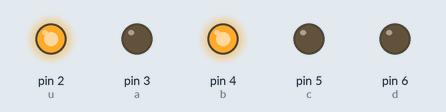
A sketch run on a simulated Arduino Uno, built with avr-gcc and run on an emulated ATmega328P. Parts: output pins drawn as LEDs (lit = HIGH).

Above: at 0.2 s.
At 0.7 s:
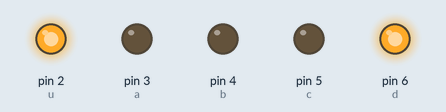
At 1.2 s:
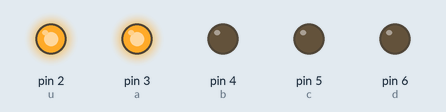
At 1.7 s:
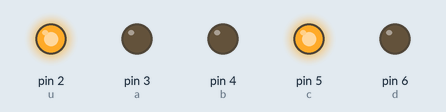
Timing chart, 0 to 3.0 s (numbered marks = the images above):
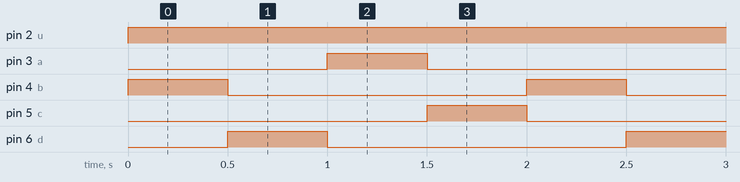

The sketch:

prog_3.ino
```cpp
//clockwisem2
int a=3,b=4,c=5,d=6,u=2;
void setup() {
  pinMode(a,OUTPUT);
  pinMode(b,OUTPUT);
  pinMode(c,OUTPUT);
  pinMode(d,OUTPUT);
  pinMode(u,OUTPUT);
}

void loop() {
  digitalWrite(u,HIGH);
  digitalWrite(d,LOW);
  digitalWrite(c,LOW);
  digitalWrite(a,LOW);
  digitalWrite(b,HIGH);
  delay(500);
  digitalWrite(a,LOW);
  digitalWrite(b,LOW);
  digitalWrite(c,LOW);
  digitalWrite(d,HIGH);
  delay(500);
   digitalWrite(d,LOW);
  digitalWrite(c,LOW);
  digitalWrite(b,LOW);
  digitalWrite(a,HIGH);
  delay(500);
  digitalWrite(a,LOW);
  digitalWrite(d,LOW);
  digitalWrite(b,LOW);
  digitalWrite(c,HIGH);
  delay(500);
}
```

Measured:
- by itself, pin 2 (u): LOW → HIGH at 0.00 s
- by itself, pin 3 (a), pin 4 (b), pin 5 (c), pin 6 (d): alternates HIGH for 0.50 s and LOW for 1.5 s
- by itself, everything shown: repeats every 2.0 s, in 4 steps
